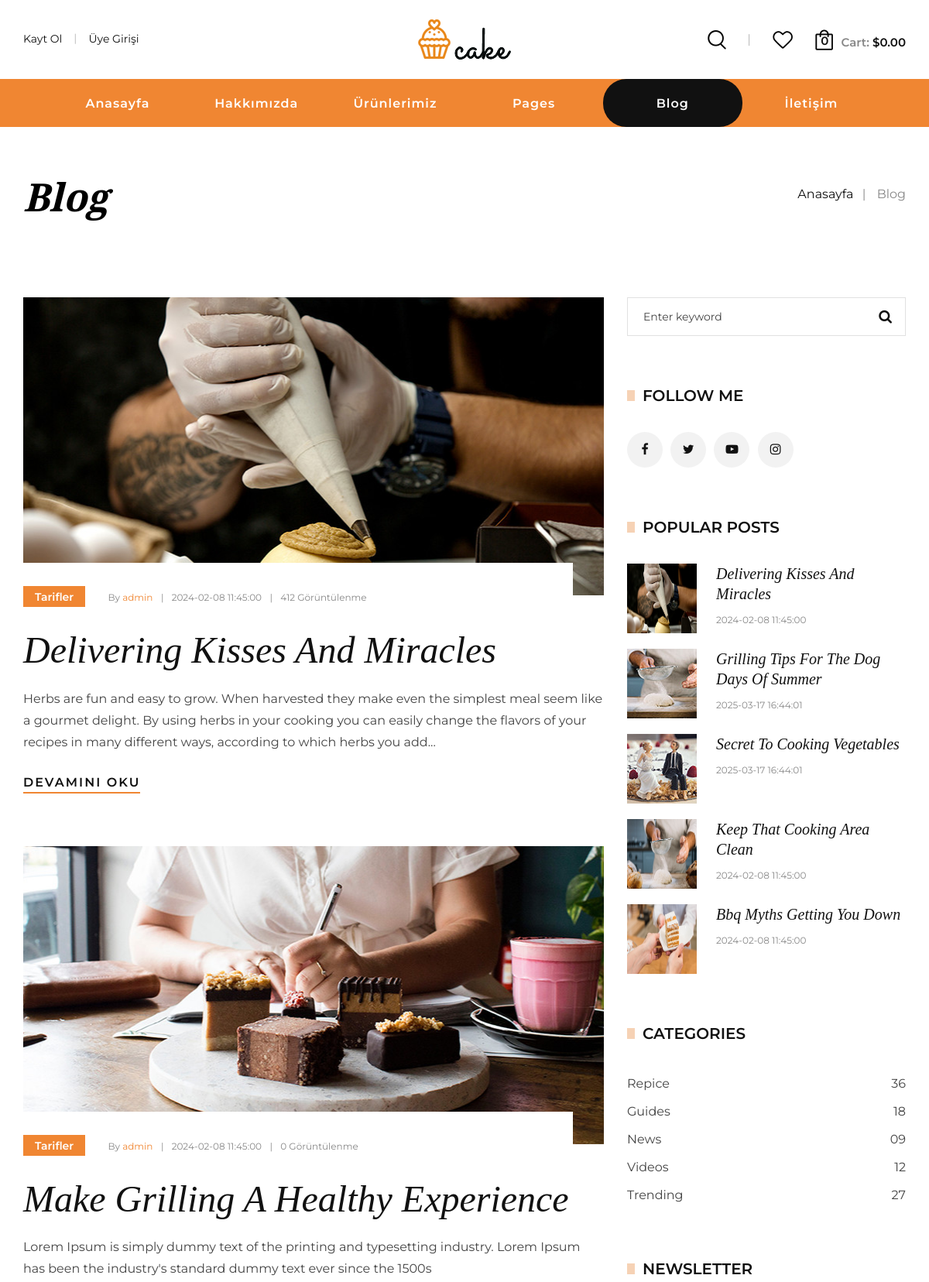
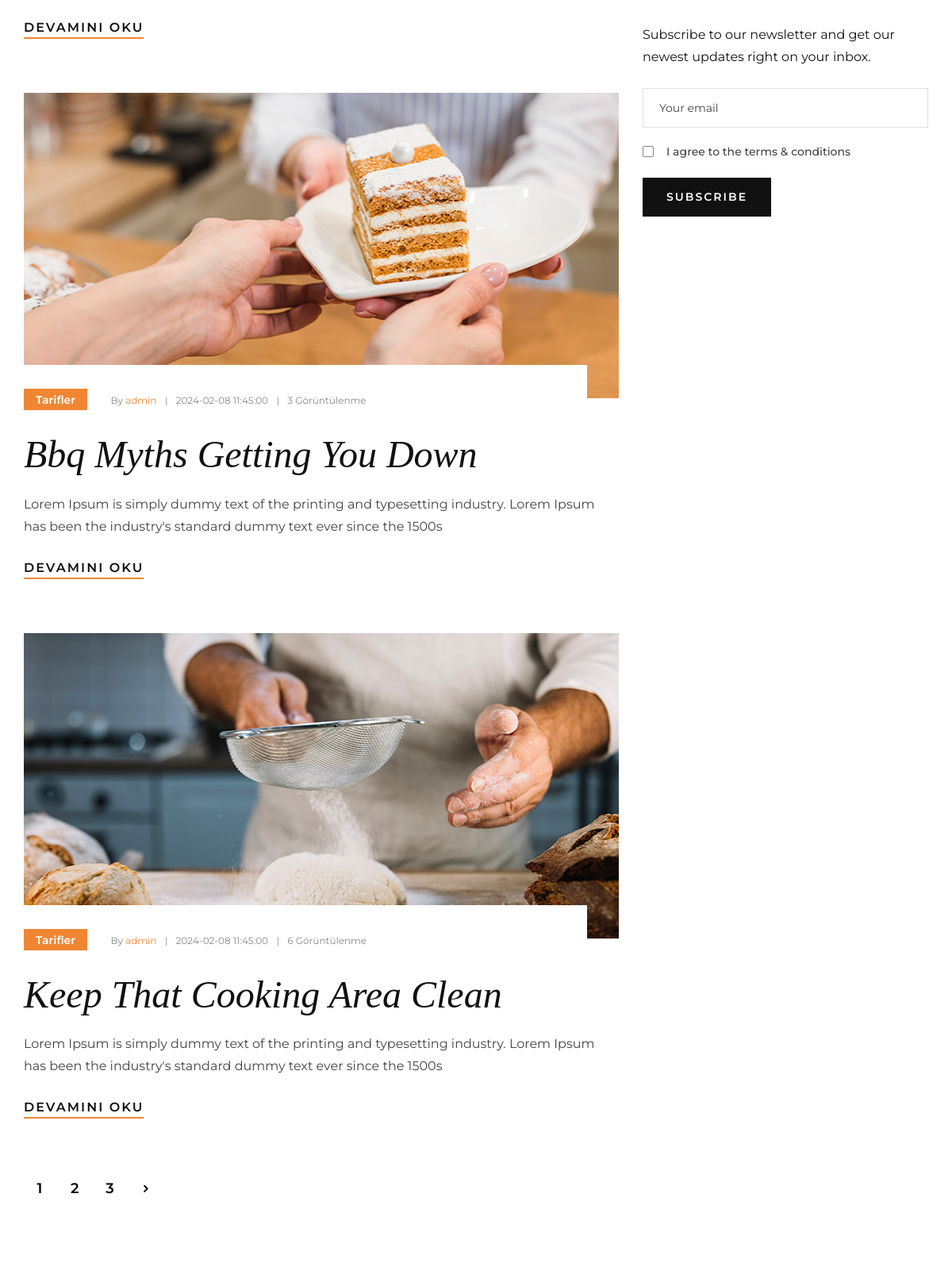
The app's page /index.php/pages/blog (upper part) with its own data (2 pictures, top to bottom).
### tables this page shows
CREATE TABLE `blog` (
  `blogid` int(11) NOT NULL,
  `blogbaslik` varchar(500) NOT NULL,
  `blogsef` varchar(500) NOT NULL,
  `blogkisa` text DEFAULT NULL,
  `blogicerik` longtext NOT NULL,
  `blogresim` varchar(300) DEFAULT NULL,
  `blogickapak` varchar(300) DEFAULT NULL,
  `blogdurum` tinyint(4) NOT NULL DEFAULT 1 COMMENT '1 aktif 2 pasif',
  `blogtarih` timestamp NOT NULL DEFAULT current_timestamp(),
  `blogekleyen` varchar(300) DEFAULT NULL,
  `bloggoruntulenme` int(11) NOT NULL DEFAULT 0
);

### application/controllers/Pages.php (called while the page is built, shortened)
<?php
class Pages extends CI_Controller{
    public function  blog(){
        $viewData = array(
            'setting' => $this->Common_model->get(['id'=>1], 'ayarlar'),
            'social' => $this->Common_model->getAll(['sosdurum'=>1], 'sosyalmedyalar'),
            'pages' => $this->Common_model->getAll(['sayfadurum'=>1], 'sayfalar'),
            'comments' => $this->Common_model->getLimitAll(['yorumdurum'=>1], 8, 0, 'yorumlar', 'yorumid', 'DESC' ),
            'popularblogs' => $this->Common_model->getLimitAll(['blogdurum'=>1], 5, 0, 'blog', 'bloggoruntulenme', 'DESC'),
            'blogs' => $this->Common_model->getLimitAll(['blogdurum'=>1], 4, 0, 'blog', 'blogid', 'ASC' ),
            'products' => $this->Common_model->getLimitAll(['urun_vitrin'=>1], 8, 0, 'urunler', 'urun_id', 'DESC' ),
        );
        $this->load->view('default/blog_view', $viewData);
    }
}
?>

### index.php (called while the page is built, shortened)
<?php
require_once BASEPATH.'core/CodeIgniter.php';

### application/models/Common_model.php (called while the page is built, shortened)
<?php
class Common_model extends CI_Model {
    public function get($where, $table) {
        return $this->db->where($where)->get($table)->row();
    }
    public function getAll($where, $table)
    {
        return $this->db->where($where)->get($table)->result();
    }
    public function getLimitAll($where, $limit="", $pkCount="", $table, $orderbycolumn="id", $orderby="asc", $select="*"){
        return $this
            ->db
            ->select($select)
            ->where($where)
            ->order_by($orderbycolumn, $orderby)
            ->limit($limit, $pkCount)
            ->get($table)
            ->result();
    }
}
?>

### application/views/default/blog_view.php (the view, shortened to what this page needs)
<body>
    <div class="breadcrumb-option">
        <div class="container">
            <div class="row">
                <div class="col-lg-6 col-md-6 col-sm-6">
                    <div class="breadcrumb__text">
                        <h2>Blog</h2>
                    </div>
                </div>
                <div class="col-lg-6 col-md-6 col-sm-6">
                    <div class="breadcrumb__links">
                        <a href="<?php echo base_url(); ?>">Anasayfa</a>
                        <span>Blog</span>
                    </div>
                </div>
            </div>
        </div>
    </div>
    <?php if($blogs){ ?>
    <section class="blog spad">
        <div class="container">
            <div class="row">
                <div class="col-lg-8">
                    <?php foreach ($blogs as $blog){ ?>
                    <div class="blog__item">
                        <div class="blog__item__pic set-bg" data-setbg="<?php echo base_url('default/uploads/img/blog/'.$blog->blogresim)?>">
                            <div class="blog__pic__inner">
                                <div class="label">Tarifler</div>
                                <ul>
                                    <li>By <span><?php echo $blog->blogekleyen ?></span></li>
                                    <li><?php echo $blog->blogtarih ?></li>
                                    <li><?php echo $blog->bloggoruntulenme ?> Görüntülenme</li>
                                </ul>
                            </div>
                        </div>
                        <div class="blog__item__text">
                            <h2><?php echo $blog->blogbaslik ?></h2>
                            <p><?php echo $blog->blogkisa ?></p>
                            <a href="<?php echo base_url($blog->blogsef); ?>">DEVAMINI OKU</a>
                        </div>
                    </div>
                <?php } ?>
                    <div class="shop__pagination">
                        <a href="#">1</a>
                        <a href="#">2</a>
                        <a href="#">3</a>
                        <a href="#"><span class="arrow_carrot-right"></span></a>
                    </div>
                </div>
                <div class="col-lg-4">
                    <div class="blog__sidebar">
                        <div class="blog__sidebar__search">
                            <form action="#">
                                <input type="text" placeholder="Enter keyword">
                                <button type="submit"><i class="fa fa-search"></i></button>
                            </form>
                        </div>
                        <div class="blog__sidebar__item">
                            <h5>Follow me</h5>
                            <div class="blog__sidebar__social">
                                <a href="#"><i class="fa fa-facebook"></i></a>
                                <a href="#"><i class="fa fa-twitter"></i></a>
                                <a href="#"><i class="fa fa-youtube-play"></i></a>
                                <a href="#"><i class="fa fa-instagram"></i></a>
                            </div>
                        </div>
                        <div class="blog__sidebar__item">
                            <h5>Popular posts</h5>
                            <div class="blog__sidebar__recent">
                                <?php foreach ($popularblogs as $popblogs){ ?>
                                <a href="#" class="blog__sidebar__recent__item">
                                    <div class="blog__sidebar__recent__item__pic">
                                        <img width="90" height="90" src="<?php echo base_url('default/uploads/img/blog/'.$popblogs->blogresim)?>" alt="<?php echo $popblogs->blogbaslik?>">
                                    </div>
                                    <div class="blog__sidebar__recent__item__text">
                                        <h4><?php echo $popblogs->blogbaslik ?></h4>
                                        <span><?php echo $popblogs->blogtarih?></span>
                                    </div>
                                </a>
                                <?php } ?>
                            </div>
                        </div>
                        <div class="blog__sidebar__item">
                            <h5>Categories</h5>
                            <div class="blog__sidebar__item__categories">
                                <ul>
                                    <li><a href="#">Repice <span>36</span></a></li>
                                    <li><a href="#">Guides <span>18</span></a></li>
                                    <li><a href="#">News <span>09</span></a></li>
                                    <li><a href="#">Videos <span>12</span></a></li>
                                    <li><a href="#">Trending <span>27</span></a></li>
                                </ul>
                            </div>
                        </div>
                        <div class="blog__sidebar__item">
                            <h5>NEWsLETTeR</h5>
                            <p>Subscribe to our newsletter and get our newest updates right on your inbox.</p>
                            <form action="#">
                                <input type="text" placeholder="Your email">
                                <label for="agg">
                                    I agree to the terms & conditions
                                    <span class="checkmark"></span>
                                </label>
                                <button type="submit" class="site-btn">Subscribe</button>
                            </form>
                        </div>
                    </div>
                </div>
            </div>
        </div>
    </section>
    <?php } ?>

### records on screen
blog: shows a picture, blogekleyen "admin", blogtarih "2024-02-08 11:45:00", bloggoruntulenme "412", blogbaslik "Delivering Kisses And Miracles", blogkisa "Herbs are fun and easy to grow. When harvested they make even the simplest meal seem like a gourmet delight. By using herbs in your cooking you can easily change the flavors of your recipes in many different ways, according to which herbs you add...", blogresim (picture)
blog: shows a picture, blogekleyen "admin", blogtarih "2024-02-08 11:45:00", bloggoruntulenme "0", blogbaslik "Make Grilling A Healthy Experience", blogkisa "Lorem Ipsum is simply dummy text of the printing and typesetting industry. Lorem Ipsum has been the industry's standard dummy text ever since the 1500s"
blog: shows a picture, blogekleyen "admin", blogtarih "2024-02-08 11:45:00", bloggoruntulenme "3", blogbaslik "Bbq Myths Getting You Down", blogkisa "Lorem Ipsum is simply dummy text of the printing and typesetting industry. Lorem Ipsum has been the industry's standard dummy text ever since the 1500s", blogresim (picture)
blog: shows a picture, blogekleyen "admin", blogtarih "2024-02-08 11:45:00", bloggoruntulenme "6", blogbaslik "Keep That Cooking Area Clean", blogkisa "Lorem Ipsum is simply dummy text of the printing and typesetting industry. Lorem Ipsum has been the industry's standard dummy text ever since the 1500s", blogresim (picture)
blog: blogresim (picture), blogbaslik "Grilling Tips For The Dog Days Of Summer", blogtarih "2025-03-17 16:44:01"
blog: blogresim (picture), blogbaslik "Secret To Cooking Vegetables", blogtarih "2025-03-17 16:44:01"
